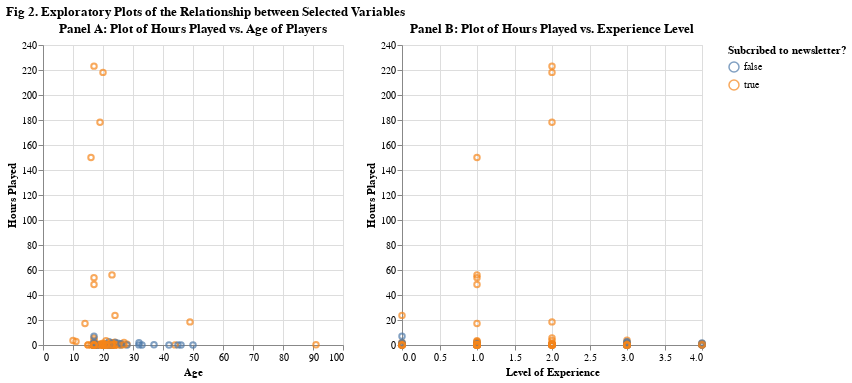

The notebook cell saved with this chart:
### Code cell
age_v_time = alt.Chart(players_train).mark_point().encode(
    y = alt.Y('played_hours').title('Hours Played'),
    x = alt.X('age').title('Age'),
    color = alt.Color('subscribe').title('Subcribed to newsletter?')
).properties(
    title=['Panel A: Plot of Hours Played vs. Age of Players']
)

exp_v_time = alt.Chart(players_train).mark_point().encode(
    y = alt.Y('played_hours').title('Hours Played'),
    x = alt.X('experience_value').title('Level of Experience'),
    color = alt.Color('subscribe').title('Subcribed to newsletter?')
).properties(
    title=['Panel B: Plot of Hours Played vs. Experience Level']
)

alt.hconcat(age_v_time, exp_v_time).properties(title=['Fig 2. Exploratory Plots of the Relationship between Selected Variables'])

### Figure 1 — Vega-Lite specification as saved in the notebook (floating-point values rounded to 4 significant figures; data arrays with more than 128 entries replaced by an {"elided": "..."} marker saying what was removed)
{"config": {"view": {"continuousWidth": 300, "continuousHeight": 300}}, "hconcat": [{"mark": {"type": "point"}, "encoding": {"color": {"field": "subscribe", "title": "Subcribed to newsletter?", "type": "nominal"}, "x": {"field": "age", "title": "Age", "type": "quantitative"}, "y": {"field": "played_hours", "title": "Hours Played", "type": "quantitative"}}, "title": ["Panel A: Plot of Hours Played vs. Age of Players"]}, {"mark": {"type": "point"}, "encoding": {"color": {"field": "subscribe", "title": "Subcribed to newsletter?", "type": "nominal"}, "x": {"field": "experience_value", "title": "Level of Experience", "type": "quantitative"}, "y": {"field": "played_hours", "title": "Hours Played", "type": "quantitative"}}, "title": ["Panel B: Plot of Hours Played vs. Experience Level"]}], "data": {"name": "data-5acdb20cb5a4dd72a65225c3f7839fbb"}, "title": ["Fig 2. Exploratory Plots of the Relationship between Selected Variables"], "$schema": "https://vega.github.io/schema/vega-lite/v5.20.1.json", "datasets": {"data-5acdb20cb5a4dd72a65225c3f7839fbb": {"elided": "156 records"}}}
